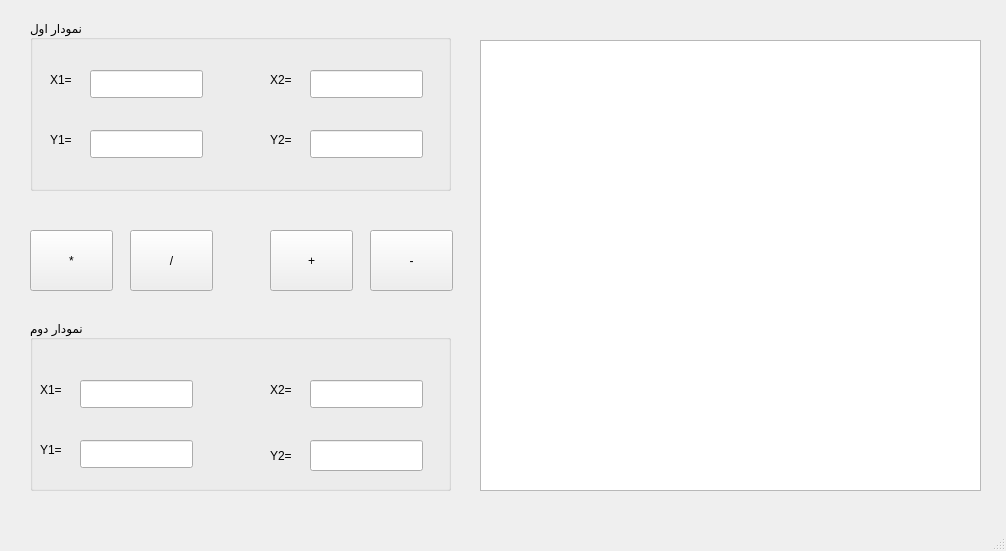
<?xml version="1.0" encoding="UTF-8"?>
<ui version="4.0">
 <class>MainWindow</class>
 <widget class="QMainWindow" name="MainWindow">
  <property name="geometry">
   <rect>
    <x>0</x>
    <y>0</y>
    <width>1006</width>
    <height>551</height>
   </rect>
  </property>
  <property name="windowTitle">
   <string>MainWindow</string>
  </property>
  <widget class="QWidget" name="centralwidget">
   <widget class="QPushButton" name="divide">
    <property name="geometry">
     <rect>
      <x>130</x>
      <y>230</y>
      <width>83</width>
      <height>61</height>
     </rect>
    </property>
    <property name="text">
     <string>/</string>
    </property>
   </widget>
   <widget class="QPushButton" name="multiple">
    <property name="geometry">
     <rect>
      <x>30</x>
      <y>230</y>
      <width>83</width>
      <height>61</height>
     </rect>
    </property>
    <property name="text">
     <string>*</string>
    </property>
   </widget>
   <widget class="QPushButton" name="minus">
    <property name="geometry">
     <rect>
      <x>370</x>
      <y>230</y>
      <width>83</width>
      <height>61</height>
     </rect>
    </property>
    <property name="text">
     <string>-</string>
    </property>
   </widget>
   <widget class="QGroupBox" name="groupBox">
    <property name="geometry">
     <rect>
      <x>30</x>
      <y>20</y>
      <width>421</width>
      <height>171</height>
     </rect>
    </property>
    <property name="title">
     <string>نمودار اول</string>
    </property>
    <widget class="QLabel" name="label_4">
     <property name="geometry">
      <rect>
       <x>240</x>
       <y>110</y>
       <width>63</width>
       <height>20</height>
      </rect>
     </property>
     <property name="text">
      <string>Y2=</string>
     </property>
    </widget>
    <widget class="QLabel" name="label">
     <property name="geometry">
      <rect>
       <x>20</x>
       <y>50</y>
       <width>63</width>
       <height>20</height>
      </rect>
     </property>
     <property name="text">
      <string>X1=</string>
     </property>
    </widget>
    <widget class="QLineEdit" name="lineEdit_1Y2">
     <property name="geometry">
      <rect>
       <x>280</x>
       <y>110</y>
       <width>113</width>
       <height>28</height>
      </rect>
     </property>
    </widget>
    <widget class="QLabel" name="label_2">
     <property name="geometry">
      <rect>
       <x>240</x>
       <y>50</y>
       <width>63</width>
       <height>20</height>
      </rect>
     </property>
     <property name="text">
      <string>X2=</string>
     </property>
    </widget>
    <widget class="QLineEdit" name="lineEdit_1X2">
     <property name="geometry">
      <rect>
       <x>280</x>
       <y>50</y>
       <width>113</width>
       <height>28</height>
      </rect>
     </property>
    </widget>
    <widget class="QLineEdit" name="lineEdit_1Y1">
     <property name="geometry">
      <rect>
       <x>60</x>
       <y>110</y>
       <width>113</width>
       <height>28</height>
      </rect>
     </property>
    </widget>
    <widget class="QLineEdit" name="lineEdit_1X1">
     <property name="geometry">
      <rect>
       <x>60</x>
       <y>50</y>
       <width>113</width>
       <height>28</height>
      </rect>
     </property>
    </widget>
    <widget class="QLabel" name="label_3">
     <property name="geometry">
      <rect>
       <x>20</x>
       <y>110</y>
       <width>63</width>
       <height>20</height>
      </rect>
     </property>
     <property name="text">
      <string>Y1=</string>
     </property>
    </widget>
   </widget>
   <widget class="QGroupBox" name="groupBox_2">
    <property name="geometry">
     <rect>
      <x>30</x>
      <y>320</y>
      <width>421</width>
      <height>171</height>
     </rect>
    </property>
    <property name="title">
     <string>نمودار دوم</string>
    </property>
    <widget class="QLabel" name="label_5">
     <property name="geometry">
      <rect>
       <x>240</x>
       <y>60</y>
       <width>31</width>
       <height>20</height>
      </rect>
     </property>
     <property name="text">
      <string>X2=</string>
     </property>
    </widget>
    <widget class="QLineEdit" name="lineEdit_2X1">
     <property name="geometry">
      <rect>
       <x>50</x>
       <y>60</y>
       <width>113</width>
       <height>28</height>
      </rect>
     </property>
    </widget>
    <widget class="QLineEdit" name="lineEdit_2Y2">
     <property name="geometry">
      <rect>
       <x>280</x>
       <y>120</y>
       <width>113</width>
       <height>31</height>
      </rect>
     </property>
    </widget>
    <widget class="QLabel" name="label_8">
     <property name="geometry">
      <rect>
       <x>240</x>
       <y>120</y>
       <width>31</width>
       <height>31</height>
      </rect>
     </property>
     <property name="text">
      <string>Y2=</string>
     </property>
    </widget>
    <widget class="QLabel" name="label_6">
     <property name="geometry">
      <rect>
       <x>10</x>
       <y>120</y>
       <width>63</width>
       <height>20</height>
      </rect>
     </property>
     <property name="text">
      <string>Y1=</string>
     </property>
    </widget>
    <widget class="QLineEdit" name="lineEdit_2X2">
     <property name="geometry">
      <rect>
       <x>280</x>
       <y>60</y>
       <width>113</width>
       <height>28</height>
      </rect>
     </property>
    </widget>
    <widget class="QLabel" name="label_7">
     <property name="geometry">
      <rect>
       <x>10</x>
       <y>60</y>
       <width>63</width>
       <height>20</height>
      </rect>
     </property>
     <property name="text">
      <string>X1=</string>
     </property>
    </widget>
    <widget class="QLineEdit" name="lineEdit_2Y1">
     <property name="geometry">
      <rect>
       <x>50</x>
       <y>120</y>
       <width>113</width>
       <height>28</height>
      </rect>
     </property>
    </widget>
   </widget>
   <widget class="QPushButton" name="sum">
    <property name="geometry">
     <rect>
      <x>270</x>
      <y>230</y>
      <width>83</width>
      <height>61</height>
     </rect>
    </property>
    <property name="text">
     <string>+</string>
    </property>
   </widget>
   <widget class="QGraphicsView" name="graphicsView">
    <property name="geometry">
     <rect>
      <x>480</x>
      <y>40</y>
      <width>501</width>
      <height>451</height>
     </rect>
    </property>
   </widget>
  </widget>
  <widget class="QMenuBar" name="menubar">
   <property name="geometry">
    <rect>
     <x>0</x>
     <y>0</y>
     <width>1006</width>
     <height>25</height>
    </rect>
   </property>
  </widget>
  <widget class="QStatusBar" name="statusbar"/>
 </widget>
 <resources/>
 <connections/>
</ui>
